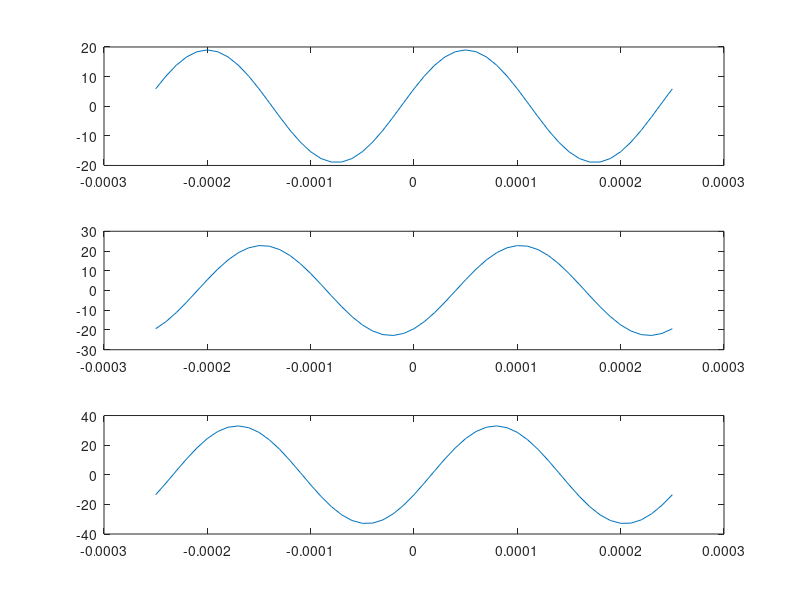

The MATLAB source for this figure:
f=4000;
T=1/f;
tt=-T:(1/(f*25)):T;
M=6; D = 26;
A1=19;
A2 = A1*1.2;
tm1=(37.2/M)*T;
tm2=-(41.3/D)*T;
x1=A1*cos(2*f*pi*(tt-tm1));
x2=A2*cos(2*f*pi*(tt-tm2));
x3=x1+x2;
subplot(3,1,1);
plot(tt,x1);
subplot(3,1,2);
plot(tt,x2);
subplot(3,1,3);
plot(tt,x3);

n1=mod(tm1,T);
n2=mod(tm2,T);
(n1/T)*2*pi
(n2/T)*2*pi